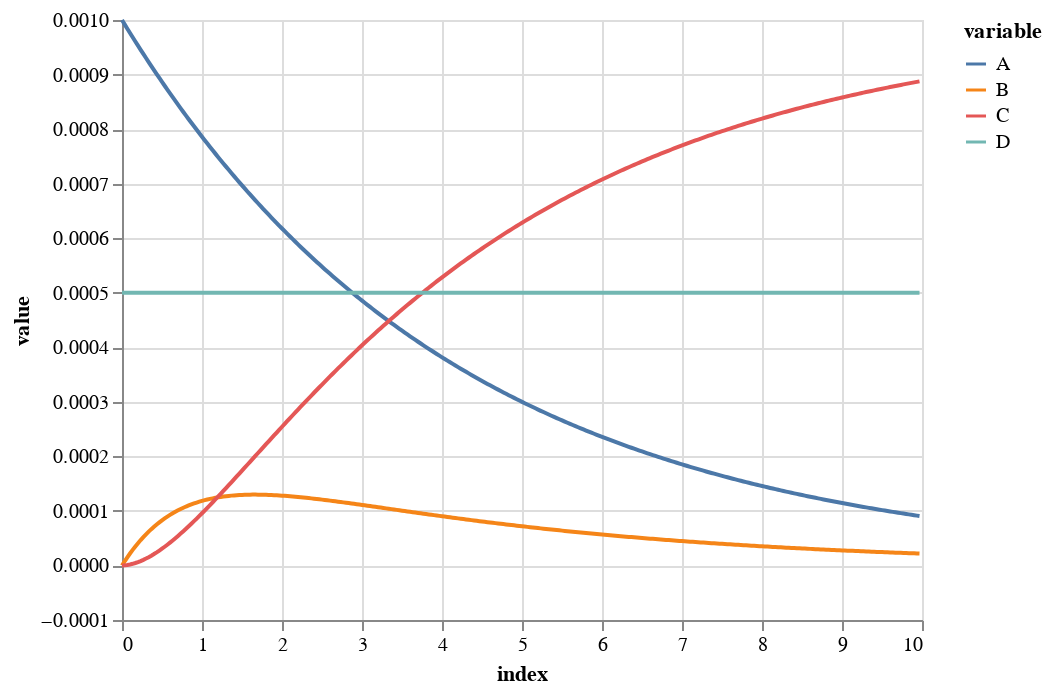

The notebook cell saved with this chart:
### Code cell
alt.Chart(Zdfg).mark_line().encode(
  alt.X('index:Q'),
  alt.Y('value:Q'),
  alt.Color('variable:N')
)

### Figure 1 — Vega-Lite specification as saved in the notebook (floating-point values rounded to 4 significant figures; data arrays with more than 128 entries replaced by an {"elided": "..."} marker saying what was removed)
{"config": {"view": {"continuousWidth": 400, "continuousHeight": 300}}, "data": {"name": "data-790f54d9a1e523bfeab2bc5e80a8f3f2"}, "mark": "line", "encoding": {"color": {"type": "nominal", "field": "variable"}, "x": {"type": "quantitative", "field": "index"}, "y": {"type": "quantitative", "field": "value"}}, "$schema": "https://vega.github.io/schema/vega-lite/v4.8.1.json", "datasets": {"data-790f54d9a1e523bfeab2bc5e80a8f3f2": {"elided": "1200 records"}}}
